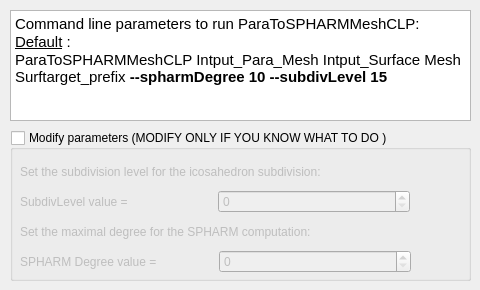
             <widget class="QWidget" name="tab_21">
              <attribute name="title">
               <string>Parameters to SPHARM Mesh</string>
              </attribute>
              <widget class="QTextBrowser" name="ANTs_textBrowser_4">
               <property name="geometry">
                <rect>
                 <x>10</x>
                 <y>10</y>
                 <width>461</width>
                 <height>111</height>
                </rect>
               </property>
               <property name="html">
                <string>&lt;!DOCTYPE HTML PUBLIC &quot;-//W3C//DTD HTML 4.0//EN&quot; &quot;http://www.w3.org/TR/REC-html40/strict.dtd&quot;&gt;
&lt;html&gt;&lt;head&gt;&lt;meta name=&quot;qrichtext&quot; content=&quot;1&quot; /&gt;&lt;style type=&quot;text/css&quot;&gt;
p, li { white-space: pre-wrap; }
&lt;/style&gt;&lt;/head&gt;&lt;body style=&quot; font-family:'Ubuntu'; font-size:11pt; font-weight:400; font-style:normal;&quot;&gt;
&lt;p style=&quot; margin-top:0px; margin-bottom:0px; margin-left:0px; margin-right:0px; -qt-block-indent:0; text-indent:0px;&quot;&gt;Command line parameters to run ParaToSPHARMMeshCLP:&lt;/p&gt;
&lt;p style=&quot; margin-top:0px; margin-bottom:0px; margin-left:0px; margin-right:0px; -qt-block-indent:0; text-indent:0px;&quot;&gt;&lt;span style=&quot; text-decoration: underline;&quot;&gt;Default&lt;/span&gt; :&lt;span style=&quot; font-weight:600;&quot;&gt; &lt;/span&gt;&lt;/p&gt;
&lt;p style=&quot; margin-top:0px; margin-bottom:0px; margin-left:0px; margin-right:0px; -qt-block-indent:0; text-indent:0px;&quot;&gt;ParaToSPHARMMeshCLP Intput_Para_Mesh Intput_Surface Mesh Surftarget_prefix &lt;span style=&quot; font-weight:600;&quot;&gt;--spharmDegree 10 --subdivLevel 15&lt;/span&gt;&lt;/p&gt;
&lt;p style=&quot;-qt-paragraph-type:empty; margin-top:0px; margin-bottom:0px; margin-left:0px; margin-right:0px; -qt-block-indent:0; text-indent:0px;&quot;&gt;&lt;br /&gt;&lt;/p&gt;&lt;/body&gt;&lt;/html&gt;</string>
               </property>
              </widget>
              <widget class="QGroupBox" name="modify_ANTs_groupBox_4">
               <property name="geometry">
                <rect>
                 <x>10</x>
                 <y>130</y>
                 <width>461</width>
                 <height>151</height>
                </rect>
               </property>
               <property name="title">
                <string>Modify parameters (MODIFY ONLY IF YOU KNOW WHAT TO DO )</string>
               </property>
               <property name="checkable">
                <bool>true</bool>
               </property>
               <property name="checked">
                <bool>false</bool>
               </property>
               <widget class="QWidget" name="layoutWidget">
                <property name="geometry">
                 <rect>
                  <x>10</x>
                  <y>30</y>
                  <width>390</width>
                  <height>53</height>
                 </rect>
                </property>
                <layout class="QVBoxLayout" name="verticalLayout_11">
                 <item>
                  <widget class="QLabel" name="label_24">
                   <property name="text">
                    <string>Set the subdivision level for the icosahedron subdivision: </string>
                   </property>
                  </widget>
                 </item>
                 <item>
                  <layout class="QHBoxLayout" name="horizontalLayout_80">
                   <item>
                    <widget class="QLabel" name="label_68">
                     <property name="text">
                      <string>SubdivLevel value = </string>
                     </property>
                    </widget>
                   </item>
                   <item>
                    <widget class="QSpinBox" name="subdivLevel_spinBox">
                     <property name="maximum">
                      <number>10000</number>
                     </property>
                    </widget>
                   </item>
                  </layout>
                 </item>
                </layout>
               </widget>
               <widget class="QWidget" name="layoutWidget">
                <property name="geometry">
                 <rect>
                  <x>10</x>
                  <y>90</y>
                  <width>391</width>
                  <height>53</height>
                 </rect>
                </property>
                <layout class="QVBoxLayout" name="verticalLayout_12">
                 <item>
                  <widget class="QLabel" name="label_71">
                   <property name="text">
                    <string>Set the maximal degree for the SPHARM computation: </string>
                   </property>
                  </widget>
                 </item>
                 <item>
                  <layout class="QHBoxLayout" name="horizontalLayout_82">
                   <item>
                    <widget class="QLabel" name="label_69">
                     <property name="text">
                      <string>SPHARM Degree value = </string>
                     </property>
                    </widget>
                   </item>
                   <item>
                    <widget class="QSpinBox" name="spharmDegree_spinBox">
                     <property name="maximum">
                      <number>10000</number>
                     </property>
                    </widget>
                   </item>
                  </layout>
                 </item>
                </layout>
               </widget>
              </widget>
             </widget>
